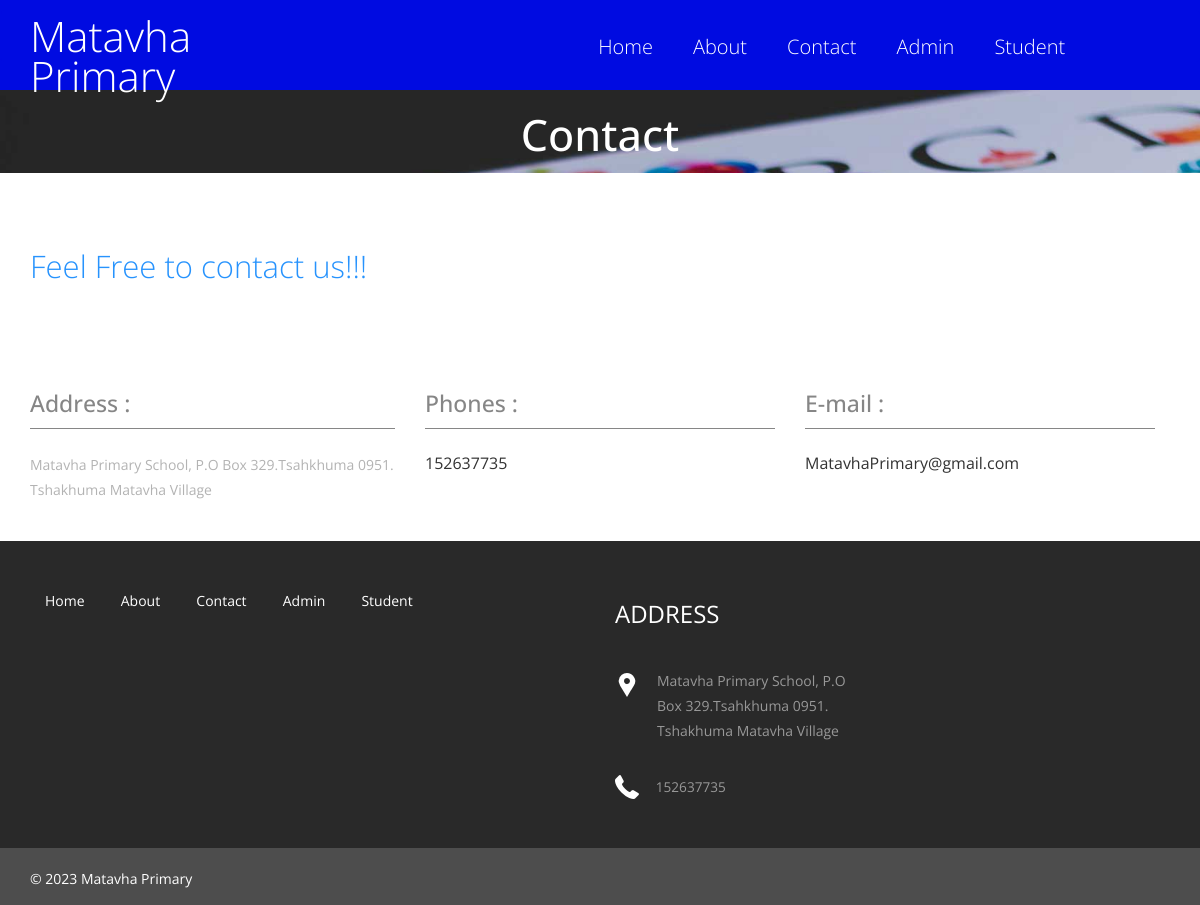
The page /studentms/contact.php on the database its author committed.
### tables this page shows
CREATE TABLE IF NOT EXISTS `tblpage` (
  `ID` int NOT NULL AUTO_INCREMENT,
  `PageType` varchar(200) DEFAULT NULL,
  `PageTitle` mediumtext,
  `PageDescription` mediumtext,
  `Email` varchar(200) DEFAULT NULL,
  `MobileNumber` bigint DEFAULT NULL,
  `UpdationDate` date DEFAULT NULL,
  PRIMARY KEY (`ID`)
);

### studentms/contact.php (the view, shortened to what this page needs)
<?php
include('includes/dbconnection.php');
?>
<!doctype html>
<html>
<head>
<link href="css/bootstrap.css" rel="stylesheet" type="text/css" media="all">
<link href="css/style.css" rel="stylesheet" type="text/css"/>
</head>
	<body>
		<?php include_once('includes/header.php');?>
<div class="banner banner5">
	<div class="container">
	<h2>Contact</h2>
	</div>
</div>
		<div class="contact">
			<div class="container">
				<div class="contact-info">
					<h3 class="c-text">Feel Free to contact  us!!!</h3>
				</div>
				<div class="contact-grids">
					<?php
$sql="SELECT * from tblpage where PageType='contactus'";
$query = $dbh -> prepare($sql);
$query->execute();
$results=$query->fetchAll(PDO::FETCH_OBJ);
$cnt=1;
if($query->rowCount() > 0)
{
foreach($results as $row)
{               ?>
					<div class="col-md-4 contact-grid-left">
						<h3>Address :</h3>
						<p><?php  echo htmlentities($row->PageDescription);?>
						</p>
					</div>
					<div class="col-md-4 contact-grid-middle">
						<h3>Phones :</h3>
						<p><?php  echo htmlentities($row->MobileNumber);?>
						</p>
					</div>
					<div class="col-md-4 contact-grid-right">
						<h3>E-mail :</h3>
						<p><?php  echo htmlentities($row->Email);?>
						</p>
					</div>
					<div class="clearfix"> </div>
					<?php $cnt=$cnt+1;}} ?>
				</div>
			</div>
		</div>
<?php include_once('includes/footer.php');?>
	</body>
</html>

### studentms/includes/footer.php (shortened to what this page needs)
<div class="footer">
    <div class="container">
      <div class="col-md-6 footer-left">
        <ul>
          <li><a href="index.php">Home</a></li>
          <li><a href="about.php">About</a></li>
          <li><a href="contact.php">Contact</a></li>
          <li><a href="admin/login.php">Admin</a></li>
          <li><a href="user/login.php">Student</a></li>
        </ul>
      </div>
      <div class="col-md-3 footer-middle">
        <?php
$sql="SELECT * from tblpage where PageType='contactus'";
$query = $dbh -> prepare($sql);
$query->execute();
$results=$query->fetchAll(PDO::FETCH_OBJ);
$cnt=1;
if($query->rowCount() > 0)
{
foreach($results as $row)
{               ?>
        <h3>Address</h3>
        <div class="address">
          <p><?php  echo htmlentities($row->PageDescription);?>
          </p>
        </div>
        <div class="phone">
          <p><?php  echo htmlentities($row->MobileNumber);?></p>
        </div>
      <?php $cnt=$cnt+1;}} ?></div>
      <div class="col-md-3 footer-right">
      </div>
      <div class="clearfix"> </div>
    </div>
  </div>
<div class="copyright">
    <div class="container">
      <div class="copyright-left">
      <p>© <?php echo date('Y');?> Matavha Primary </p>
      </div>
      <div class="clearfix"> </div>
    </div>
  </div>

### studentms/css/style.css (style rules this page uses)
html, body { font-family: 'Open Sans', sans-serif; font-size: 100%; background: #FFf; }
body a { transition:0.5s all; -webkit-transition:0.5s all; -moz-transition:0.5s all; -o-transition:0.5s all; -ms-transition:0.5s all; }
h1,h2,h3,h4,h5,h6 { margin:0; }
p { margin:0; font-family: 'Open Sans', sans-serif; }
ul { margin:0; padding:0; }
.banner { background:url(../images/banner.jpg); background-size:cover; min-height:650px; padding-top:0em !important; text-align:center; }
.footer { padding:3em 0; background:#292929; }
.footer-left ul { padding:0; margin:0; }
.footer-left ul li { display:inline-block; margin:0 1em; }
.footer-left ul li:nth-child(1) { margin-left:0; }
.footer-left ul li a { color:#FFF; font-size:14px; }
.footer-middle h3 { color: #FFFFFF; font-size: 1.5em; font-weight: 400; margin: 0; text-transform: uppercase; }
.address p { color: #989898; font-size: 14px; line-height: 1.8em; padding-left: 3em; margin: 2em 0 0 0; background: url(../images/location.png) no-repeat 0px 5px; }
.phone { margin-top:2em; }
.phone p { color: #989898; font-size: .85em; line-height: 1.8em; padding-left: 3em; margin: 2em 0 0 0; background: url(../images/phone.png) no-repeat 0px 0px; }
.copyright { background: #4D4D4D; padding: 1em 0; }
.copyright-left p { color: #FFF; font-size: 14px; margin: .4em 0 0 0; }
.copyright-left { float:left; }
.banner5 { min-height: 83px; }
.banner5 h2 { color: #fff; padding-top: 21px; margin: 0; font-size: 2.7em }
.grid_5 h1, h2, h3, h4, h5, h6 { padding: 12px 0; }
.contact { padding:2em 0; }
.contact-info h3.c-text { font-size: 31px; margin: 0; font-weight: 100; padding-bottom: .5em; text-align: left; color: #2793FD; }
.contact-grids { margin-top: 5em; }
.contact-grid-left h3 { font-size: 23px; margin: 0 0 1em 0; color: #868686; padding-bottom: .5em; border-bottom: 1px solid #868686; }
.col-md-4.contact-grid-left { padding-left: 0; }
.contact-grid-left p { font-size: 14px; margin: 0.5em 0; color: #B3B3B3; line-height: 1.8em; }
.contact-grid-middle h3 { font-size: 23px; margin: 0 0 1em 0; color: #868686; padding-bottom: .5em; border-bottom: 1px solid #868686; }
.contact-grid-right h3 { font-size: 23px; margin: 0 0 1em 0; color: #868686; padding-bottom: .5em; border-bottom: 1px solid #868686; }
.contact-info { margin-top: 2em; }

### rows shown on the page
tblpage: PageDescription "Matavha Primary School, P.O Box 329.Tsahkhuma 0951. Tshakhuma Matavha Village", MobileNumber "152637735", Email "MatavhaPrimary@gmail.com"
